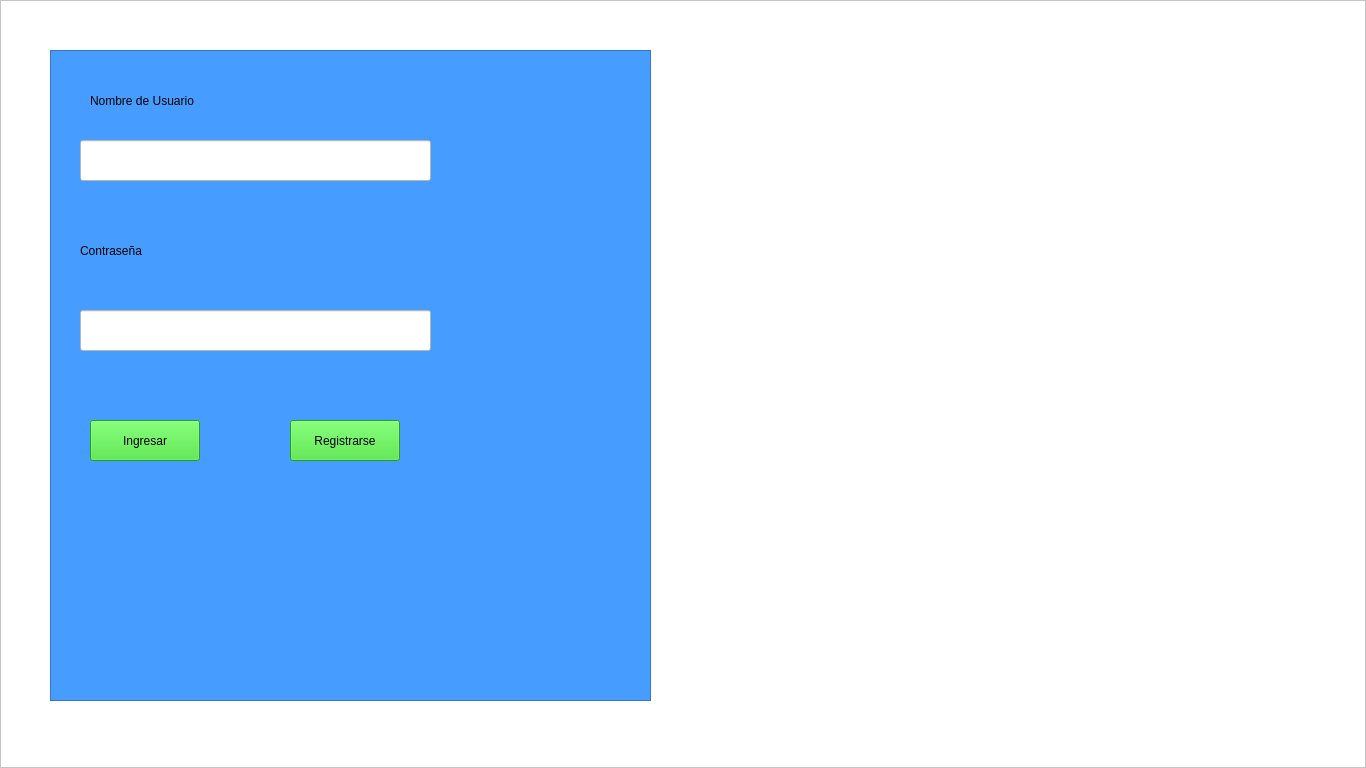
<?xml version="1.0" encoding="UTF-8"?>
<ui version="4.0">
 <class>MainWindow</class>
 <widget class="QMainWindow" name="MainWindow">
  <property name="geometry">
   <rect>
    <x>0</x>
    <y>0</y>
    <width>1366</width>
    <height>768</height>
   </rect>
  </property>
  <property name="windowTitle">
   <string>Inicio de sesión</string>
  </property>
  <property name="windowIcon">
   <iconset>
    <normaloff>imagenes/logo.ico</normaloff>imagenes/logo.ico</iconset>
  </property>
  <widget class="QWidget" name="centralwidget">
   <widget class="QFrame" name="frame">
    <property name="geometry">
     <rect>
      <x>0</x>
      <y>0</y>
      <width>1366</width>
      <height>768</height>
     </rect>
    </property>
    <property name="palette">
     <palette>
      <active>
       <colorrole role="WindowText">
        <brush brushstyle="SolidPattern">
         <color alpha="255">
          <red>0</red>
          <green>0</green>
          <blue>0</blue>
         </color>
        </brush>
       </colorrole>
       <colorrole role="Button">
        <brush brushstyle="SolidPattern">
         <color alpha="255">
          <red>255</red>
          <green>255</green>
          <blue>255</blue>
         </color>
        </brush>
       </colorrole>
       <colorrole role="Light">
        <brush brushstyle="SolidPattern">
         <color alpha="255">
          <red>255</red>
          <green>255</green>
          <blue>255</blue>
         </color>
        </brush>
       </colorrole>
       <colorrole role="Midlight">
        <brush brushstyle="SolidPattern">
         <color alpha="255">
          <red>255</red>
          <green>255</green>
          <blue>255</blue>
         </color>
        </brush>
       </colorrole>
       <colorrole role="Dark">
        <brush brushstyle="SolidPattern">
         <color alpha="255">
          <red>127</red>
          <green>127</green>
          <blue>127</blue>
         </color>
        </brush>
       </colorrole>
       <colorrole role="Mid">
        <brush brushstyle="SolidPattern">
         <color alpha="255">
          <red>170</red>
          <green>170</green>
          <blue>170</blue>
         </color>
        </brush>
       </colorrole>
       <colorrole role="Text">
        <brush brushstyle="SolidPattern">
         <color alpha="255">
          <red>0</red>
          <green>0</green>
          <blue>0</blue>
         </color>
        </brush>
       </colorrole>
       <colorrole role="BrightText">
        <brush brushstyle="SolidPattern">
         <color alpha="255">
          <red>255</red>
          <green>255</green>
          <blue>255</blue>
         </color>
        </brush>
       </colorrole>
       <colorrole role="ButtonText">
        <brush brushstyle="SolidPattern">
         <color alpha="255">
          <red>0</red>
          <green>0</green>
          <blue>0</blue>
         </color>
        </brush>
       </colorrole>
       <colorrole role="Base">
        <brush brushstyle="SolidPattern">
         <color alpha="255">
          <red>255</red>
          <green>255</green>
          <blue>255</blue>
         </color>
        </brush>
       </colorrole>
       <colorrole role="Window">
        <brush brushstyle="SolidPattern">
         <color alpha="255">
          <red>255</red>
          <green>255</green>
          <blue>255</blue>
         </color>
        </brush>
       </colorrole>
       <colorrole role="Shadow">
        <brush brushstyle="SolidPattern">
         <color alpha="255">
          <red>0</red>
          <green>0</green>
          <blue>0</blue>
         </color>
        </brush>
       </colorrole>
       <colorrole role="AlternateBase">
        <brush brushstyle="SolidPattern">
         <color alpha="255">
          <red>255</red>
          <green>255</green>
          <blue>255</blue>
         </color>
        </brush>
       </colorrole>
       <colorrole role="ToolTipBase">
        <brush brushstyle="SolidPattern">
         <color alpha="255">
          <red>255</red>
          <green>255</green>
          <blue>220</blue>
         </color>
        </brush>
       </colorrole>
       <colorrole role="ToolTipText">
        <brush brushstyle="SolidPattern">
         <color alpha="255">
          <red>0</red>
          <green>0</green>
          <blue>0</blue>
         </color>
        </brush>
       </colorrole>
       <colorrole role="PlaceholderText">
        <brush brushstyle="SolidPattern">
         <color alpha="128">
          <red>0</red>
          <green>0</green>
          <blue>0</blue>
         </color>
        </brush>
       </colorrole>
      </active>
      <inactive>
       <colorrole role="WindowText">
        <brush brushstyle="SolidPattern">
         <color alpha="255">
          <red>0</red>
          <green>0</green>
          <blue>0</blue>
         </color>
        </brush>
       </colorrole>
       <colorrole role="Button">
        <brush brushstyle="SolidPattern">
         <color alpha="255">
          <red>255</red>
          <green>255</green>
          <blue>255</blue>
         </color>
        </brush>
       </colorrole>
       <colorrole role="Light">
        <brush brushstyle="SolidPattern">
         <color alpha="255">
          <red>255</red>
          <green>255</green>
          <blue>255</blue>
         </color>
        </brush>
       </colorrole>
       <colorrole role="Midlight">
        <brush brushstyle="SolidPattern">
         <color alpha="255">
          <red>255</red>
          <green>255</green>
          <blue>255</blue>
         </color>
        </brush>
       </colorrole>
       <colorrole role="Dark">
        <brush brushstyle="SolidPattern">
         <color alpha="255">
          <red>127</red>
          <green>127</green>
          <blue>127</blue>
         </color>
        </brush>
       </colorrole>
       <colorrole role="Mid">
        <brush brushstyle="SolidPattern">
         <color alpha="255">
          <red>170</red>
          <green>170</green>
          <blue>170</blue>
         </color>
        </brush>
       </colorrole>
       <colorrole role="Text">
        <brush brushstyle="SolidPattern">
         <color alpha="255">
          <red>0</red>
          <green>0</green>
          <blue>0</blue>
         </color>
        </brush>
       </colorrole>
       <colorrole role="BrightText">
        <brush brushstyle="SolidPattern">
         <color alpha="255">
          <red>255</red>
          <green>255</green>
          <blue>255</blue>
         </color>
        </brush>
       </colorrole>
       <colorrole role="ButtonText">
        <brush brushstyle="SolidPattern">
         <color alpha="255">
          <red>0</red>
          <green>0</green>
          <blue>0</blue>
         </color>
        </brush>
       </colorrole>
       <colorrole role="Base">
        <brush brushstyle="SolidPattern">
         <color alpha="255">
          <red>255</red>
          <green>255</green>
          <blue>255</blue>
         </color>
        </brush>
       </colorrole>
       <colorrole role="Window">
        <brush brushstyle="SolidPattern">
         <color alpha="255">
          <red>255</red>
          <green>255</green>
          <blue>255</blue>
         </color>
        </brush>
       </colorrole>
       <colorrole role="Shadow">
        <brush brushstyle="SolidPattern">
         <color alpha="255">
          <red>0</red>
          <green>0</green>
          <blue>0</blue>
         </color>
        </brush>
       </colorrole>
       <colorrole role="AlternateBase">
        <brush brushstyle="SolidPattern">
         <color alpha="255">
          <red>255</red>
          <green>255</green>
          <blue>255</blue>
         </color>
        </brush>
       </colorrole>
       <colorrole role="ToolTipBase">
        <brush brushstyle="SolidPattern">
         <color alpha="255">
          <red>255</red>
          <green>255</green>
          <blue>220</blue>
         </color>
        </brush>
       </colorrole>
       <colorrole role="ToolTipText">
        <brush brushstyle="SolidPattern">
         <color alpha="255">
          <red>0</red>
          <green>0</green>
          <blue>0</blue>
         </color>
        </brush>
       </colorrole>
       <colorrole role="PlaceholderText">
        <brush brushstyle="SolidPattern">
         <color alpha="128">
          <red>0</red>
          <green>0</green>
          <blue>0</blue>
         </color>
        </brush>
       </colorrole>
      </inactive>
      <disabled>
       <colorrole role="WindowText">
        <brush brushstyle="SolidPattern">
         <color alpha="255">
          <red>127</red>
          <green>127</green>
          <blue>127</blue>
         </color>
        </brush>
       </colorrole>
       <colorrole role="Button">
        <brush brushstyle="SolidPattern">
         <color alpha="255">
          <red>255</red>
          <green>255</green>
          <blue>255</blue>
         </color>
        </brush>
       </colorrole>
       <colorrole role="Light">
        <brush brushstyle="SolidPattern">
         <color alpha="255">
          <red>255</red>
          <green>255</green>
          <blue>255</blue>
         </color>
        </brush>
       </colorrole>
       <colorrole role="Midlight">
        <brush brushstyle="SolidPattern">
         <color alpha="255">
          <red>255</red>
          <green>255</green>
          <blue>255</blue>
         </color>
        </brush>
       </colorrole>
       <colorrole role="Dark">
        <brush brushstyle="SolidPattern">
         <color alpha="255">
          <red>127</red>
          <green>127</green>
          <blue>127</blue>
         </color>
        </brush>
       </colorrole>
       <colorrole role="Mid">
        <brush brushstyle="SolidPattern">
         <color alpha="255">
          <red>170</red>
          <green>170</green>
          <blue>170</blue>
         </color>
        </brush>
       </colorrole>
       <colorrole role="Text">
        <brush brushstyle="SolidPattern">
         <color alpha="255">
          <red>127</red>
          <green>127</green>
          <blue>127</blue>
         </color>
        </brush>
       </colorrole>
       <colorrole role="BrightText">
        <brush brushstyle="SolidPattern">
         <color alpha="255">
          <red>255</red>
          <green>255</green>
          <blue>255</blue>
         </color>
        </brush>
       </colorrole>
       <colorrole role="ButtonText">
        <brush brushstyle="SolidPattern">
         <color alpha="255">
          <red>127</red>
          <green>127</green>
          <blue>127</blue>
         </color>
        </brush>
       </colorrole>
       <colorrole role="Base">
        <brush brushstyle="SolidPattern">
         <color alpha="255">
          <red>255</red>
          <green>255</green>
          <blue>255</blue>
         </color>
        </brush>
       </colorrole>
       <colorrole role="Window">
        <brush brushstyle="SolidPattern">
         <color alpha="255">
          <red>255</red>
          <green>255</green>
          <blue>255</blue>
         </color>
        </brush>
       </colorrole>
       <colorrole role="Shadow">
        <brush brushstyle="SolidPattern">
         <color alpha="255">
          <red>0</red>
          <green>0</green>
          <blue>0</blue>
         </color>
        </brush>
       </colorrole>
       <colorrole role="AlternateBase">
        <brush brushstyle="SolidPattern">
         <color alpha="255">
          <red>255</red>
          <green>255</green>
          <blue>255</blue>
         </color>
        </brush>
       </colorrole>
       <colorrole role="ToolTipBase">
        <brush brushstyle="SolidPattern">
         <color alpha="255">
          <red>255</red>
          <green>255</green>
          <blue>220</blue>
         </color>
        </brush>
       </colorrole>
       <colorrole role="ToolTipText">
        <brush brushstyle="SolidPattern">
         <color alpha="255">
          <red>0</red>
          <green>0</green>
          <blue>0</blue>
         </color>
        </brush>
       </colorrole>
       <colorrole role="PlaceholderText">
        <brush brushstyle="SolidPattern">
         <color alpha="128">
          <red>0</red>
          <green>0</green>
          <blue>0</blue>
         </color>
        </brush>
       </colorrole>
      </disabled>
     </palette>
    </property>
    <property name="autoFillBackground">
     <bool>true</bool>
    </property>
    <property name="frameShape">
     <enum>QFrame::StyledPanel</enum>
    </property>
    <property name="frameShadow">
     <enum>QFrame::Raised</enum>
    </property>
    <widget class="QTextEdit" name="textEdit">
     <property name="geometry">
      <rect>
       <x>50</x>
       <y>50</y>
       <width>601</width>
       <height>651</height>
      </rect>
     </property>
     <property name="palette">
      <palette>
       <active>
        <colorrole role="WindowText">
         <brush brushstyle="SolidPattern">
          <color alpha="255">
           <red>0</red>
           <green>0</green>
           <blue>0</blue>
          </color>
         </brush>
        </colorrole>
        <colorrole role="Button">
         <brush brushstyle="SolidPattern">
          <color alpha="255">
           <red>71</red>
           <green>156</green>
           <blue>255</blue>
          </color>
         </brush>
        </colorrole>
        <colorrole role="Light">
         <brush brushstyle="SolidPattern">
          <color alpha="255">
           <red>199</red>
           <green>225</green>
           <blue>255</blue>
          </color>
         </brush>
        </colorrole>
        <colorrole role="Midlight">
         <brush brushstyle="SolidPattern">
          <color alpha="255">
           <red>135</red>
           <green>190</green>
           <blue>255</blue>
          </color>
         </brush>
        </colorrole>
        <colorrole role="Dark">
         <brush brushstyle="SolidPattern">
          <color alpha="255">
           <red>35</red>
           <green>78</green>
           <blue>127</blue>
          </color>
         </brush>
        </colorrole>
        <colorrole role="Mid">
         <brush brushstyle="SolidPattern">
          <color alpha="255">
           <red>47</red>
           <green>104</green>
           <blue>170</blue>
          </color>
         </brush>
        </colorrole>
        <colorrole role="Text">
         <brush brushstyle="SolidPattern">
          <color alpha="255">
           <red>0</red>
           <green>0</green>
           <blue>0</blue>
          </color>
         </brush>
        </colorrole>
        <colorrole role="BrightText">
         <brush brushstyle="SolidPattern">
          <color alpha="255">
           <red>255</red>
           <green>255</green>
           <blue>255</blue>
          </color>
         </brush>
        </colorrole>
        <colorrole role="ButtonText">
         <brush brushstyle="SolidPattern">
          <color alpha="255">
           <red>0</red>
           <green>0</green>
           <blue>0</blue>
          </color>
         </brush>
        </colorrole>
        <colorrole role="Base">
         <brush brushstyle="SolidPattern">
          <color alpha="255">
           <red>71</red>
           <green>156</green>
           <blue>255</blue>
          </color>
         </brush>
        </colorrole>
        <colorrole role="Window">
         <brush brushstyle="SolidPattern">
          <color alpha="255">
           <red>71</red>
           <green>156</green>
           <blue>255</blue>
          </color>
         </brush>
        </colorrole>
        <colorrole role="Shadow">
         <brush brushstyle="SolidPattern">
          <color alpha="255">
           <red>0</red>
           <green>0</green>
           <blue>0</blue>
          </color>
         </brush>
        </colorrole>
        <colorrole role="AlternateBase">
         <brush brushstyle="SolidPattern">
          <color alpha="255">
           <red>163</red>
           <green>205</green>
           <blue>255</blue>
          </color>
         </brush>
        </colorrole>
        <colorrole role="ToolTipBase">
         <brush brushstyle="SolidPattern">
          <color alpha="255">
           <red>255</red>
           <green>255</green>
           <blue>220</blue>
          </color>
         </brush>
        </colorrole>
        <colorrole role="ToolTipText">
         <brush brushstyle="SolidPattern">
          <color alpha="255">
           <red>0</red>
           <green>0</green>
           <blue>0</blue>
          </color>
         </brush>
        </colorrole>
        <colorrole role="PlaceholderText">
         <brush brushstyle="SolidPattern">
          <color alpha="128">
           <red>0</red>
           <green>0</green>
           <blue>0</blue>
          </color>
         </brush>
        </colorrole>
       </active>
       <inactive>
        <colorrole role="WindowText">
         <brush brushstyle="SolidPattern">
          <color alpha="255">
           <red>0</red>
           <green>0</green>
           <blue>0</blue>
          </color>
         </brush>
        </colorrole>
        <colorrole role="Button">
         <brush brushstyle="SolidPattern">
          <color alpha="255">
           <red>71</red>
           <green>156</green>
           <blue>255</blue>
          </color>
         </brush>
        </colorrole>
        <colorrole role="Light">
         <brush brushstyle="SolidPattern">
          <color alpha="255">
           <red>199</red>
           <green>225</green>
           <blue>255</blue>
          </color>
         </brush>
        </colorrole>
        <colorrole role="Midlight">
         <brush brushstyle="SolidPattern">
          <color alpha="255">
           <red>135</red>
           <green>190</green>
           <blue>255</blue>
          </color>
         </brush>
        </colorrole>
        <colorrole role="Dark">
         <brush brushstyle="SolidPattern">
          <color alpha="255">
           <red>35</red>
           <green>78</green>
           <blue>127</blue>
          </color>
         </brush>
        </colorrole>
        <colorrole role="Mid">
         <brush brushstyle="SolidPattern">
          <color alpha="255">
           <red>47</red>
           <green>104</green>
           <blue>170</blue>
          </color>
         </brush>
        </colorrole>
        <colorrole role="Text">
         <brush brushstyle="SolidPattern">
          <color alpha="255">
           <red>0</red>
           <green>0</green>
           <blue>0</blue>
          </color>
         </brush>
        </colorrole>
        <colorrole role="BrightText">
         <brush brushstyle="SolidPattern">
          <color alpha="255">
           <red>255</red>
           <green>255</green>
           <blue>255</blue>
          </color>
         </brush>
        </colorrole>
        <colorrole role="ButtonText">
         <brush brushstyle="SolidPattern">
          <color alpha="255">
           <red>0</red>
           <green>0</green>
           <blue>0</blue>
          </color>
         </brush>
        </colorrole>
        <colorrole role="Base">
         <brush brushstyle="SolidPattern">
          <color alpha="255">
           <red>71</red>
           <green>156</green>
           <blue>255</blue>
          </color>
         </brush>
        </colorrole>
        <colorrole role="Window">
         <brush brushstyle="SolidPattern">
          <color alpha="255">
           <red>71</red>
           <green>156</green>
           <blue>255</blue>
          </color>
         </brush>
        </colorrole>
        <colorrole role="Shadow">
         <brush brushstyle="SolidPattern">
          <color alpha="255">
           <red>0</red>
           <green>0</green>
           <blue>0</blue>
          </color>
         </brush>
        </colorrole>
        <colorrole role="AlternateBase">
         <brush brushstyle="SolidPattern">
          <color alpha="255">
           <red>163</red>
           <green>205</green>
           <blue>255</blue>
          </color>
         </brush>
        </colorrole>
        <colorrole role="ToolTipBase">
         <brush brushstyle="SolidPattern">
          <color alpha="255">
           <red>255</red>
           <green>255</green>
           <blue>220</blue>
          </color>
         </brush>
        </colorrole>
        <colorrole role="ToolTipText">
         <brush brushstyle="SolidPattern">
          <color alpha="255">
           <red>0</red>
           <green>0</green>
           <blue>0</blue>
          </color>
         </brush>
        </colorrole>
        <colorrole role="PlaceholderText">
         <brush brushstyle="SolidPattern">
          <color alpha="128">
           <red>0</red>
           <green>0</green>
           <blue>0</blue>
          </color>
         </brush>
        </colorrole>
       </inactive>
       <disabled>
        <colorrole role="WindowText">
         <brush brushstyle="SolidPattern">
          <color alpha="255">
           <red>35</red>
           <green>78</green>
           <blue>127</blue>
          </color>
         </brush>
        </colorrole>
        <colorrole role="Button">
         <brush brushstyle="SolidPattern">
          <color alpha="255">
           <red>71</red>
           <green>156</green>
           <blue>255</blue>
          </color>
         </brush>
        </colorrole>
        <colorrole role="Light">
         <brush brushstyle="SolidPattern">
          <color alpha="255">
           <red>199</red>
           <green>225</green>
           <blue>255</blue>
          </color>
         </brush>
        </colorrole>
        <colorrole role="Midlight">
         <brush brushstyle="SolidPattern">
          <color alpha="255">
           <red>135</red>
           <green>190</green>
           <blue>255</blue>
          </color>
         </brush>
        </colorrole>
        <colorrole role="Dark">
         <brush brushstyle="SolidPattern">
          <color alpha="255">
           <red>35</red>
           <green>78</green>
           <blue>127</blue>
          </color>
         </brush>
        </colorrole>
        <colorrole role="Mid">
         <brush brushstyle="SolidPattern">
          <color alpha="255">
           <red>47</red>
           <green>104</green>
           <blue>170</blue>
          </color>
         </brush>
        </colorrole>
        <colorrole role="Text">
         <brush brushstyle="SolidPattern">
          <color alpha="255">
           <red>35</red>
           <green>78</green>
           <blue>127</blue>
          </color>
         </brush>
        </colorrole>
        <colorrole role="BrightText">
         <brush brushstyle="SolidPattern">
          <color alpha="255">
           <red>255</red>
           <green>255</green>
           <blue>255</blue>
          </color>
         </brush>
        </colorrole>
        <colorrole role="ButtonText">
         <brush brushstyle="SolidPattern">
          <color alpha="255">
           <red>35</red>
           <green>78</green>
           <blue>127</blue>
          </color>
         </brush>
        </colorrole>
        <colorrole role="Base">
         <brush brushstyle="SolidPattern">
          <color alpha="255">
           <red>71</red>
           <green>156</green>
           <blue>255</blue>
          </color>
         </brush>
        </colorrole>
        <colorrole role="Window">
         <brush brushstyle="SolidPattern">
          <color alpha="255">
           <red>71</red>
           <green>156</green>
           <blue>255</blue>
          </color>
         </brush>
        </colorrole>
        <colorrole role="Shadow">
         <brush brushstyle="SolidPattern">
          <color alpha="255">
           <red>0</red>
           <green>0</green>
           <blue>0</blue>
          </color>
         </brush>
        </colorrole>
        <colorrole role="AlternateBase">
         <brush brushstyle="SolidPattern">
          <color alpha="255">
           <red>71</red>
           <green>156</green>
           <blue>255</blue>
          </color>
         </brush>
        </colorrole>
        <colorrole role="ToolTipBase">
         <brush brushstyle="SolidPattern">
          <color alpha="255">
           <red>255</red>
           <green>255</green>
           <blue>220</blue>
          </color>
         </brush>
        </colorrole>
        <colorrole role="ToolTipText">
         <brush brushstyle="SolidPattern">
          <color alpha="255">
           <red>0</red>
           <green>0</green>
           <blue>0</blue>
          </color>
         </brush>
        </colorrole>
        <colorrole role="PlaceholderText">
         <brush brushstyle="SolidPattern">
          <color alpha="128">
           <red>0</red>
           <green>0</green>
           <blue>0</blue>
          </color>
         </brush>
        </colorrole>
       </disabled>
      </palette>
     </property>
     <property name="styleSheet">
      <string notr="true">background-color: rgb(71, 156, 255); AZUL</string>
     </property>
    </widget>
    <widget class="QPushButton" name="ingresarbtn">
     <property name="geometry">
      <rect>
       <x>90</x>
       <y>420</y>
       <width>110</width>
       <height>41</height>
      </rect>
     </property>
     <property name="palette">
      <palette>
       <active>
        <colorrole role="WindowText">
         <brush brushstyle="SolidPattern">
          <color alpha="255">
           <red>0</red>
           <green>0</green>
           <blue>0</blue>
          </color>
         </brush>
        </colorrole>
        <colorrole role="Button">
         <brush brushstyle="SolidPattern">
          <color alpha="255">
           <red>56</red>
           <green>221</green>
           <blue>41</blue>
          </color>
         </brush>
        </colorrole>
        <colorrole role="Light">
         <brush brushstyle="SolidPattern">
          <color alpha="255">
           <red>199</red>
           <green>225</green>
           <blue>255</blue>
          </color>
         </brush>
        </colorrole>
        <colorrole role="Midlight">
         <brush brushstyle="SolidPattern">
          <color alpha="255">
           <red>135</red>
           <green>190</green>
           <blue>255</blue>
          </color>
         </brush>
        </colorrole>
        <colorrole role="Dark">
         <brush brushstyle="SolidPattern">
          <color alpha="255">
           <red>35</red>
           <green>78</green>
           <blue>127</blue>
          </color>
         </brush>
        </colorrole>
        <colorrole role="Mid">
         <brush brushstyle="SolidPattern">
          <color alpha="255">
           <red>47</red>
           <green>104</green>
           <blue>170</blue>
          </color>
         </brush>
        </colorrole>
        <colorrole role="Text">
         <brush brushstyle="SolidPattern">
          <color alpha="255">
           <red>0</red>
           <green>0</green>
           <blue>0</blue>
          </color>
         </brush>
        </colorrole>
        <colorrole role="BrightText">
         <brush brushstyle="SolidPattern">
          <color alpha="255">
           <red>255</red>
           <green>255</green>
           <blue>255</blue>
          </color>
         </brush>
        </colorrole>
        <colorrole role="ButtonText">
         <brush brushstyle="SolidPattern">
          <color alpha="255">
           <red>0</red>
           <green>0</green>
           <blue>0</blue>
          </color>
         </brush>
        </colorrole>
        <colorrole role="Base">
         <brush brushstyle="SolidPattern">
          <color alpha="255">
           <red>56</red>
           <green>221</green>
           <blue>41</blue>
          </color>
         </brush>
        </colorrole>
        <colorrole role="Window">
         <brush brushstyle="SolidPattern">
          <color alpha="255">
           <red>56</red>
           <green>221</green>
           <blue>41</blue>
          </color>
         </brush>
        </colorrole>
        <colorrole role="Shadow">
         <brush brushstyle="SolidPattern">
          <color alpha="255">
           <red>0</red>
           <green>0</green>
           <blue>0</blue>
          </color>
         </brush>
        </colorrole>
        <colorrole role="AlternateBase">
         <brush brushstyle="SolidPattern">
          <color alpha="255">
           <red>163</red>
           <green>205</green>
           <blue>255</blue>
          </color>
         </brush>
        </colorrole>
        <colorrole role="ToolTipBase">
         <brush brushstyle="SolidPattern">
          <color alpha="255">
           <red>255</red>
           <green>255</green>
           <blue>220</blue>
          </color>
         </brush>
        </colorrole>
        <colorrole role="ToolTipText">
         <brush brushstyle="SolidPattern">
          <color alpha="255">
           <red>0</red>
           <green>0</green>
           <blue>0</blue>
          </color>
         </brush>
        </colorrole>
        <colorrole role="PlaceholderText">
         <brush brushstyle="SolidPattern">
          <color alpha="128">
           <red>0</red>
           <green>0</green>
           <blue>0</blue>
          </color>
         </brush>
        </colorrole>
       </active>
       <inactive>
        <colorrole role="WindowText">
         <brush brushstyle="SolidPattern">
          <color alpha="255">
           <red>0</red>
           <green>0</green>
           <blue>0</blue>
          </color>
         </brush>
        </colorrole>
        <colorrole role="Button">
         <brush brushstyle="SolidPattern">
          <color alpha="255">
           <red>56</red>
           <green>221</green>
           <blue>41</blue>
          </color>
         </brush>
        </colorrole>
        <colorrole role="Light">
         <brush brushstyle="SolidPattern">
          <color alpha="255">
           <red>199</red>
           <green>225</green>
           <blue>255</blue>
          </color>
         </brush>
        </colorrole>
        <colorrole role="Midlight">
         <brush brushstyle="SolidPattern">
          <color alpha="255">
           <red>135</red>
           <green>190</green>
           <blue>255</blue>
          </color>
         </brush>
        </colorrole>
        <colorrole role="Dark">
         <brush brushstyle="SolidPattern">
          <color alpha="255">
           <red>35</red>
           <green>78</green>
           <blue>127</blue>
          </color>
         </brush>
        </colorrole>
        <colorrole role="Mid">
         <brush brushstyle="SolidPattern">
          <color alpha="255">
           <red>47</red>
           <green>104</green>
           <blue>170</blue>
          </color>
         </brush>
        </colorrole>
        <colorrole role="Text">
         <brush brushstyle="SolidPattern">
          <color alpha="255">
           <red>0</red>
           <green>0</green>
           <blue>0</blue>
          </color>
         </brush>
        </colorrole>
        <colorrole role="BrightText">
         <brush brushstyle="SolidPattern">
          <color alpha="255">
           <red>255</red>
           <green>255</green>
           <blue>255</blue>
          </color>
         </brush>
        </colorrole>
        <colorrole role="ButtonText">
         <brush brushstyle="SolidPattern">
          <color alpha="255">
           <red>0</red>
           <green>0</green>
           <blue>0</blue>
          </color>
         </brush>
        </colorrole>
        <colorrole role="Base">
         <brush brushstyle="SolidPattern">
          <color alpha="255">
           <red>56</red>
           <green>221</green>
           <blue>41</blue>
          </color>
         </brush>
        </colorrole>
        <colorrole role="Window">
         <brush brushstyle="SolidPattern">
          <color alpha="255">
           <red>56</red>
           <green>221</green>
           <blue>41</blue>
          </color>
         </brush>
        </colorrole>
        <colorrole role="Shadow">
         <brush brushstyle="SolidPattern">
          <color alpha="255">
           <red>0</red>
           <green>0</green>
           <blue>0</blue>
          </color>
         </brush>
        </colorrole>
        <colorrole role="AlternateBase">
         <brush brushstyle="SolidPattern">
          <color alpha="255">
           <red>163</red>
           <green>205</green>
           <blue>255</blue>
          </color>
         </brush>
        </colorrole>
        <colorrole role="ToolTipBase">
         <brush brushstyle="SolidPattern">
          <color alpha="255">
           <red>255</red>
           <green>255</green>
           <blue>220</blue>
          </color>
         </brush>
        </colorrole>
        <colorrole role="ToolTipText">
         <brush brushstyle="SolidPattern">
          <color alpha="255">
           <red>0</red>
           <green>0</green>
           <blue>0</blue>
          </color>
         </brush>
        </colorrole>
        <colorrole role="PlaceholderText">
         <brush brushstyle="SolidPattern">
          <color alpha="128">
           <red>0</red>
           <green>0</green>
           <blue>0</blue>
          </color>
         </brush>
        </colorrole>
       </inactive>
       <disabled>
        <colorrole role="WindowText">
         <brush brushstyle="SolidPattern">
          <color alpha="255">
           <red>35</red>
           <green>78</green>
           <blue>127</blue>
          </color>
         </brush>
        </colorrole>
        <colorrole role="Button">
         <brush brushstyle="SolidPattern">
          <color alpha="255">
           <red>56</red>
           <green>221</green>
           <blue>41</blue>
          </color>
         </brush>
        </colorrole>
        <colorrole role="Light">
         <brush brushstyle="SolidPattern">
          <color alpha="255">
           <red>199</red>
           <green>225</green>
           <blue>255</blue>
          </color>
         </brush>
        </colorrole>
        <colorrole role="Midlight">
         <brush brushstyle="SolidPattern">
          <color alpha="255">
           <red>135</red>
           <green>190</green>
           <blue>255</blue>
          </color>
         </brush>
        </colorrole>
        <colorrole role="Dark">
         <brush brushstyle="SolidPattern">
          <color alpha="255">
           <red>35</red>
           <green>78</green>
           <blue>127</blue>
          </color>
         </brush>
        </colorrole>
        <colorrole role="Mid">
         <brush brushstyle="SolidPattern">
          <color alpha="255">
           <red>47</red>
           <green>104</green>
           <blue>170</blue>
          </color>
         </brush>
        </colorrole>
        <colorrole role="Text">
         <brush brushstyle="SolidPattern">
          <color alpha="255">
           <red>35</red>
           <green>78</green>
           <blue>127</blue>
          </color>
         </brush>
        </colorrole>
        <colorrole role="BrightText">
         <brush brushstyle="SolidPattern">
          <color alpha="255">
           <red>255</red>
           <green>255</green>
           <blue>255</blue>
          </color>
         </brush>
        </colorrole>
        <colorrole role="ButtonText">
         <brush brushstyle="SolidPattern">
          <color alpha="255">
           <red>35</red>
           <green>78</green>
           <blue>127</blue>
          </color>
         </brush>
        </colorrole>
        <colorrole role="Base">
         <brush brushstyle="SolidPattern">
          <color alpha="255">
           <red>56</red>
           <green>221</green>
           <blue>41</blue>
          </color>
         </brush>
        </colorrole>
        <colorrole role="Window">
         <brush brushstyle="SolidPattern">
          <color alpha="255">
           <red>56</red>
           <green>221</green>
           <blue>41</blue>
          </color>
         </brush>
        </colorrole>
        <colorrole role="Shadow">
         <brush brushstyle="SolidPattern">
          <color alpha="255">
           <red>0</red>
           <green>0</green>
           <blue>0</blue>
          </color>
         </brush>
        </colorrole>
        <colorrole role="AlternateBase">
         <brush brushstyle="SolidPattern">
          <color alpha="255">
           <red>71</red>
           <green>156</green>
           <blue>255</blue>
          </color>
         </brush>
        </colorrole>
        <colorrole role="ToolTipBase">
         <brush brushstyle="SolidPattern">
          <color alpha="255">
           <red>255</red>
           <green>255</green>
           <blue>220</blue>
          </color>
         </brush>
        </colorrole>
        <colorrole role="ToolTipText">
         <brush brushstyle="SolidPattern">
          <color alpha="255">
           <red>0</red>
           <green>0</green>
           <blue>0</blue>
          </color>
         </brush>
        </colorrole>
        <colorrole role="PlaceholderText">
         <brush brushstyle="SolidPattern">
          <color alpha="128">
           <red>0</red>
           <green>0</green>
           <blue>0</blue>
          </color>
         </brush>
        </colorrole>
       </disabled>
      </palette>
     </property>
     <property name="autoFillBackground">
      <bool>false</bool>
     </property>
     <property name="styleSheet">
      <string notr="true">background-color:rgb(56, 221, 41);</string>
     </property>
     <property name="text">
      <string>Ingresar</string>
     </property>
    </widget>
    <widget class="QPushButton" name="registrarsebtn">
     <property name="geometry">
      <rect>
       <x>290</x>
       <y>420</y>
       <width>110</width>
       <height>41</height>
      </rect>
     </property>
     <property name="styleSheet">
      <string notr="true">background-color:rgb(56, 221, 41);</string>
     </property>
     <property name="text">
      <string>Registrarse</string>
     </property>
    </widget>
    <widget class="QLineEdit" name="nombreUsuariotxt">
     <property name="geometry">
      <rect>
       <x>80</x>
       <y>140</y>
       <width>351</width>
       <height>41</height>
      </rect>
     </property>
    </widget>
    <widget class="QLabel" name="nombredeusuario">
     <property name="geometry">
      <rect>
       <x>90</x>
       <y>80</y>
       <width>121</width>
       <height>41</height>
      </rect>
     </property>
     <property name="text">
      <string>Nombre de Usuario</string>
     </property>
    </widget>
    <widget class="QLabel" name="contrasena">
     <property name="geometry">
      <rect>
       <x>80</x>
       <y>230</y>
       <width>91</width>
       <height>41</height>
      </rect>
     </property>
     <property name="text">
      <string>Contraseña</string>
     </property>
    </widget>
    <widget class="QLineEdit" name="contrasenatxt">
     <property name="geometry">
      <rect>
       <x>80</x>
       <y>310</y>
       <width>351</width>
       <height>41</height>
      </rect>
     </property>
    </widget>
    <widget class="QLabel" name="label_2">
     <property name="geometry">
      <rect>
       <x>760</x>
       <y>220</y>
       <width>501</width>
       <height>361</height>
      </rect>
     </property>
     <property name="text">
      <string/>
     </property>
     <property name="pixmap">
      <pixmap>imagenes/logoPrincipal.jpeg</pixmap>
     </property>
    </widget>
   </widget>
  </widget>
 </widget>
 <resources/>
 <connections/>
</ui>
